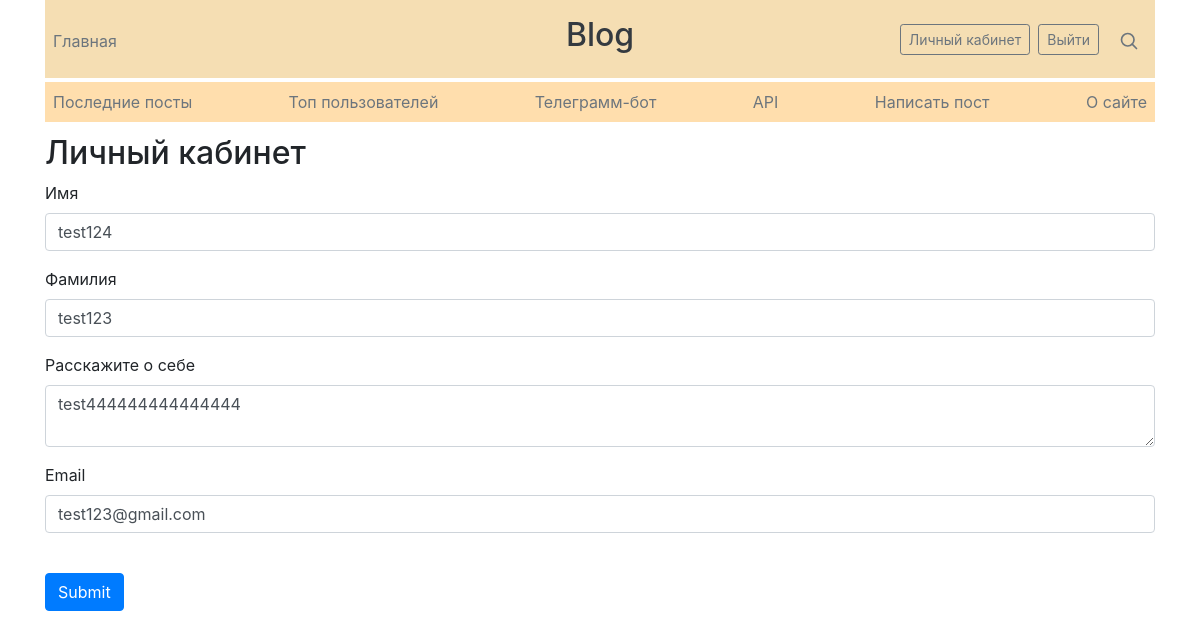
The page /about_user (signed in) on the database its author committed.
### data/users.py (models this page shows, shortened)
class User(SqlAlchemyBase, UserMixin, SerializerMixin):
    __tablename__ = 'users'
    id = sqlalchemy.Column(sqlalchemy.Integer,
                           primary_key=True, autoincrement=True)
    surname = sqlalchemy.Column(sqlalchemy.String, nullable=True)
    name = sqlalchemy.Column(sqlalchemy.String, nullable=True)
    about = sqlalchemy.Column(sqlalchemy.String, nullable=True)
    email = sqlalchemy.Column(sqlalchemy.String,
                              index=True, unique=True, nullable=True)
    hashed_password = sqlalchemy.Column(sqlalchemy.String, nullable=True)

### main.py (the view, shortened to what this page needs)
@app.route("/about_user", methods=['GET', 'POST'])
@login_required
def about_user():
    form = RegisterForm()
    if request.method == "GET":
        form.email.data = current_user.email
        form.surname.data = current_user.surname
        form.name.data = current_user.name
        form.about.data = current_user.about
    return render_template('register.html',
                           title='Личный кабинет', reg=False, form=form)

### forms/user.py
class RegisterForm(FlaskForm):
    name = StringField('Имя', validators=[DataRequired()])
    surname = StringField('Фамилия', validators=[DataRequired()])
    email = EmailField('Email', validators=[DataRequired()])
    password = PasswordField(
        'Пароль',
        validators=[DataRequired(),
                    Length(min=4, max=100,
                           message="Пароль должен быть от 4 до 100 символов")])
    password_again = PasswordField(
        'Повтор пароля',
        validators=[DataRequired(),
                    EqualTo('password', message="Пароли не совпадают")])
    about = TextAreaField('Расскажите о себе')
    submit = SubmitField('Submit')

### data/db_session.py (called while the page is built)
def create_session() -> Session:
    global __factory
    return __factory()

### main.py (called while the page is built)
@login_manager.user_loader
def load_user(user_id):
    db_sess = db_session.create_session()
    return db_sess.query(User).get(user_id)

### templates/register.html (shortened to what this page needs)
{% extends "base.html" %}
{% block content %}
<h2>{{ title }}</h2>
<form action="" method="post">
        {% for field in [form.name, form.surname, form.about] %}
        <p>
            {{ field.label }}<br>
            {{ field(class="form-control") }}
        </p>
    {% endfor %}
    <p>
        {{ form.email.label }}<br>
        {{ form.email(class="form-control", type="email") }}<br>
    </p>
    <p>{{ form.submit(type="submit", class="btn btn-primary") }}</p>
</form>
{% endblock %}

### rows shown on the page
User: name "test124" "test123" "test444444444444444", email "test123@gmail.com"

### other values the page prints
{{ title }} "Личный кабинет"
{{ field.label }} "Имя" "Фамилия" "Расскажите о себе"
